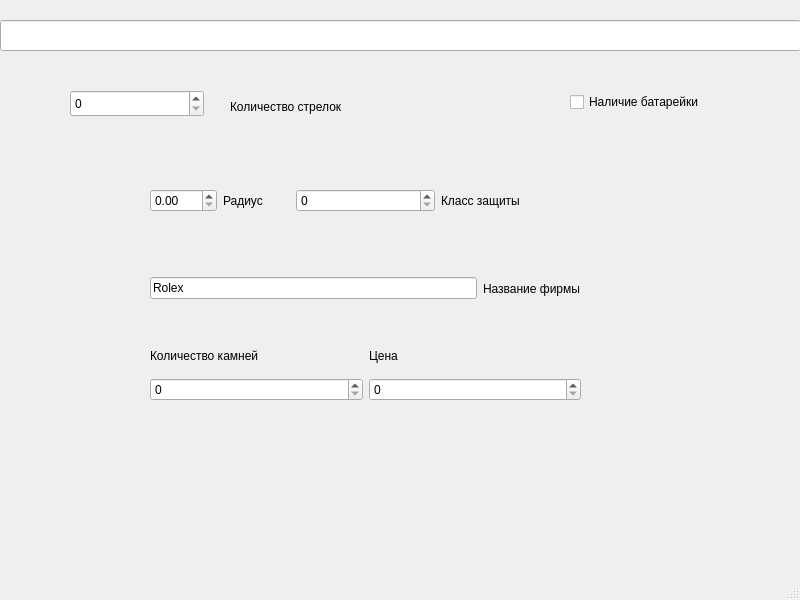
<?xml version="1.0" encoding="UTF-8"?>
<ui version="4.0">
 <class>MainWindow</class>
 <widget class="QMainWindow" name="MainWindow">
  <property name="geometry">
   <rect>
    <x>0</x>
    <y>0</y>
    <width>800</width>
    <height>600</height>
   </rect>
  </property>
  <property name="windowTitle">
   <string>MainWindow</string>
  </property>
  <widget class="QWidget" name="centralwidget">
   <widget class="QLineEdit" name="lineEdit">
    <property name="geometry">
     <rect>
      <x>0</x>
      <y>20</y>
      <width>801</width>
      <height>31</height>
     </rect>
    </property>
   </widget>
   <widget class="QWidget" name="layoutWidget">
    <property name="geometry">
     <rect>
      <x>150</x>
      <y>160</y>
      <width>431</width>
      <height>169</height>
     </rect>
    </property>
    <layout class="QVBoxLayout" name="verticalLayout_3">
     <item>
      <layout class="QVBoxLayout" name="verticalLayout_2">
       <item>
        <layout class="QHBoxLayout" name="horizontalLayout_3">
         <item>
          <layout class="QVBoxLayout" name="verticalLayout">
           <item>
            <layout class="QHBoxLayout" name="horizontalLayout_2"/>
           </item>
           <item>
            <layout class="QHBoxLayout" name="horizontalLayout">
             <item>
              <widget class="QDoubleSpinBox" name="doubleSpinBox"/>
             </item>
             <item>
              <widget class="QLabel" name="label_3">
               <property name="text">
                <string>Радиус</string>
               </property>
              </widget>
             </item>
            </layout>
           </item>
          </layout>
         </item>
         <item>
          <widget class="QSpinBox" name="ProtectionClassspinBox_2"/>
         </item>
         <item>
          <widget class="QLabel" name="label_4">
           <property name="text">
            <string>Класс защиты</string>
           </property>
          </widget>
         </item>
        </layout>
       </item>
      </layout>
     </item>
     <item>
      <layout class="QHBoxLayout" name="horizontalLayout_4">
       <item>
        <widget class="QLineEdit" name="NameEdit">
         <property name="text">
          <string>Rolex</string>
         </property>
        </widget>
       </item>
       <item>
        <widget class="QLabel" name="label">
         <property name="text">
          <string>Название фирмы</string>
         </property>
        </widget>
       </item>
      </layout>
     </item>
    </layout>
   </widget>
   <widget class="QWidget" name="layoutWidget">
    <property name="geometry">
     <rect>
      <x>150</x>
      <y>340</y>
      <width>431</width>
      <height>61</height>
     </rect>
    </property>
    <layout class="QHBoxLayout" name="horizontalLayout_5">
     <item>
      <layout class="QVBoxLayout" name="verticalLayout_5">
       <item>
        <widget class="QLabel" name="label_5">
         <property name="text">
          <string>Количество камней</string>
         </property>
        </widget>
       </item>
       <item>
        <widget class="QSpinBox" name="NumbspinBox_2"/>
       </item>
      </layout>
     </item>
     <item>
      <layout class="QVBoxLayout" name="verticalLayout_4">
       <item>
        <widget class="QLabel" name="label_6">
         <property name="text">
          <string>Цена</string>
         </property>
        </widget>
       </item>
       <item>
        <widget class="QSpinBox" name="PricespinBox_2"/>
       </item>
      </layout>
     </item>
    </layout>
   </widget>
   <widget class="QCheckBox" name="checkBox">
    <property name="geometry">
     <rect>
      <x>570</x>
      <y>90</y>
      <width>194</width>
      <height>24</height>
     </rect>
    </property>
    <property name="text">
     <string>Наличие батарейки</string>
    </property>
   </widget>
   <widget class="QLabel" name="label_2">
    <property name="geometry">
     <rect>
      <x>230</x>
      <y>90</y>
      <width>142</width>
      <height>33</height>
     </rect>
    </property>
    <property name="text">
     <string>Количество стрелок</string>
    </property>
   </widget>
   <widget class="QSpinBox" name="spinBox">
    <property name="geometry">
     <rect>
      <x>70</x>
      <y>90</y>
      <width>134</width>
      <height>27</height>
     </rect>
    </property>
   </widget>
  </widget>
  <widget class="QMenuBar" name="menubar">
   <property name="geometry">
    <rect>
     <x>0</x>
     <y>0</y>
     <width>800</width>
     <height>23</height>
    </rect>
   </property>
  </widget>
  <widget class="QStatusBar" name="statusbar"/>
 </widget>
 <resources/>
 <connections/>
</ui>
